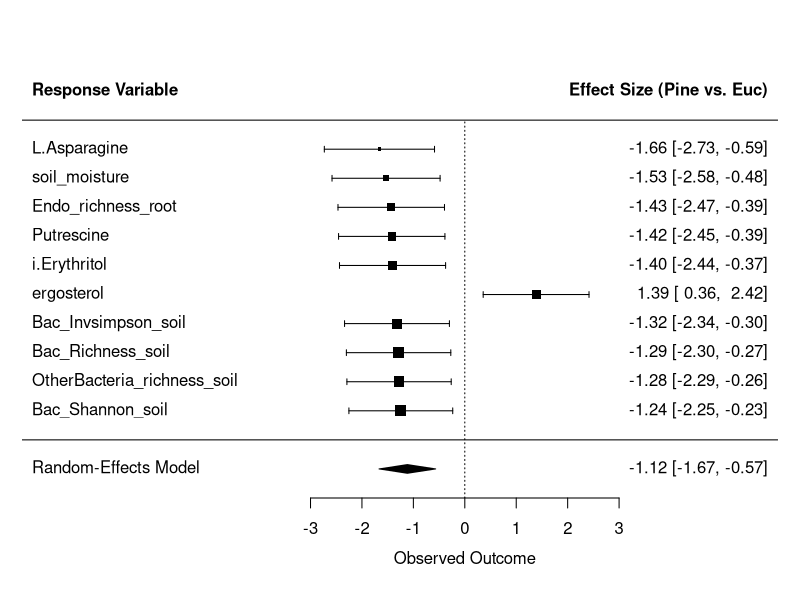
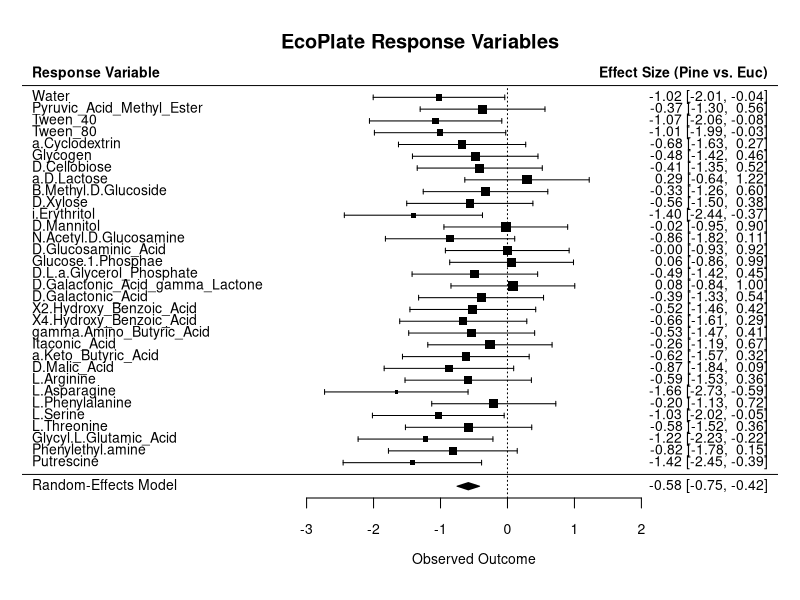
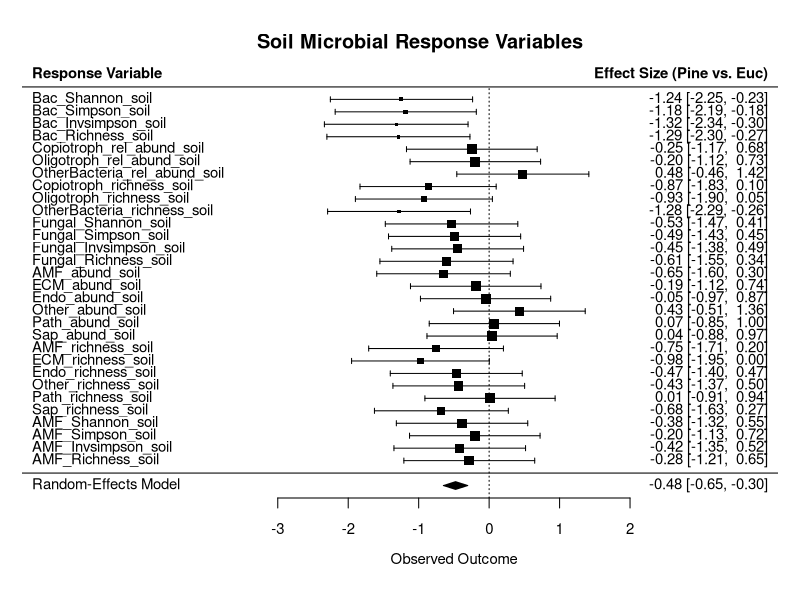
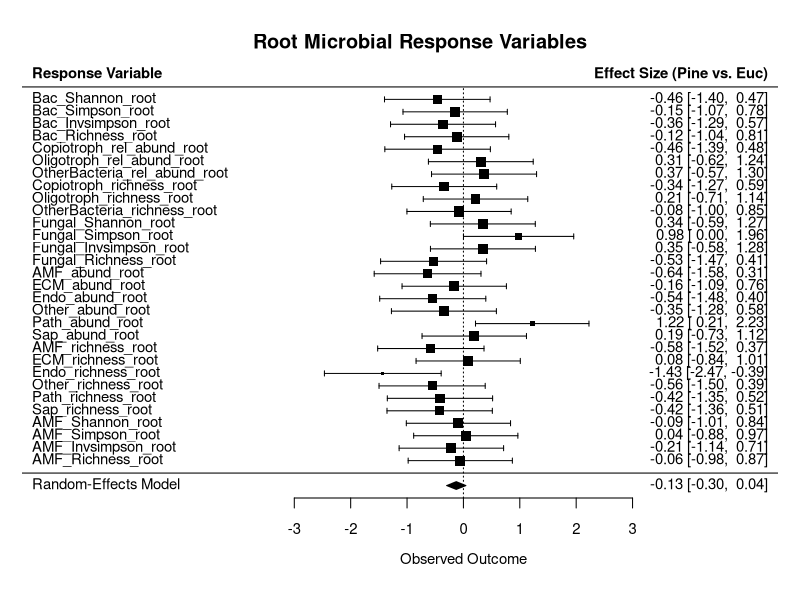
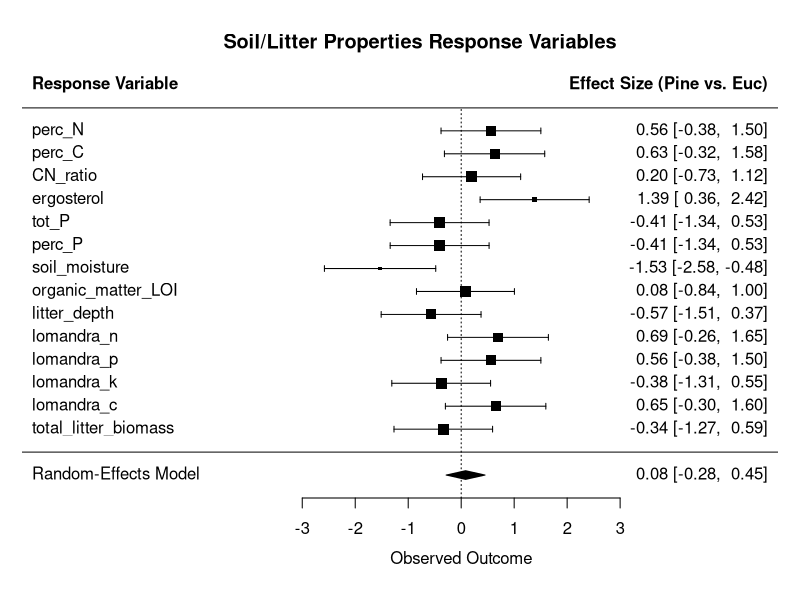
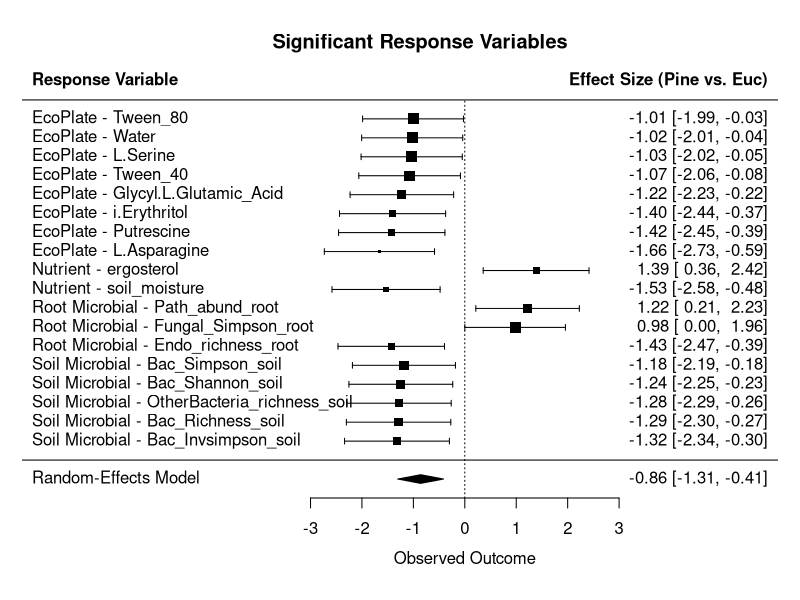

Write R code to recreate these figures, in order. (Note: this script raises an error after producing the figures.)
#AU Manuscript Analyses
#Generating a forest plot to compare effect sizes of each response variable in Pine vs Euc

setwd("/Users/elenaleander/Desktop/AU_manuscript/") 
library(metafor)
library(dplyr)
library(tidyr)

AU_masterdata <- read.csv("Merged_data/Aus23_master_pooled.csv", header = TRUE)

#Filter for rows where 'day' is equal to 5; only interested in final day of Ecoplate results
filtered_AU_masterdata <- subset(AU_masterdata, day == 5) #Corinne may update the spreadsheet so that each day is a separate column

########Cohen's d, without response variable grouping#########
#Use when sample sizes are relatively equal (Euc & Pine both = 9) 

#Define the response variables of interest; 120 total in master data
response_vars <- c("Water", "Pyruvic_Acid_Methyl_Ester", "Tween_40", "Tween_80",
                   "a.Cyclodextrin", "Glycogen", "D.Cellobiose", "a.D.Lactose",
                   "B.Methyl.D.Glucoside", "D.Xylose", "i.Erythritol", "D.Mannitol",
                   "N.Acetyl.D.Glucosamine", "D.Glucosaminic_Acid", "Glucose.1.Phosphae",
                   "D.L.a.Glycerol_Phosphate", "D.Galactonic_Acid_gamma_Lactone", "D.Galactonic_Acid",
                   "X2.Hydroxy_Benzoic_Acid", "X4.Hydroxy_Benzoic_Acid", "gamma.Amino_Butyric_Acid",
                   "Itaconic_Acid", "a.Keto_Butyric_Acid", "D.Malic_Acid", "L.Arginine", "L.Asparagine",
                   "L.Phenylalanine", "L.Serine", "L.Threonine", "Glycyl.L.Glutamic_Acid", 
                   "Phenylethyl.amine", "Putrescine", "Bac_Shannon_soil", "Bac_Simpson_soil", 
                   "Bac_Invsimpson_soil", "Bac_Richness_soil", "Copiotroph_rel_abund_soil", 
                   "Oligotroph_rel_abund_soil", "OtherBacteria_rel_abund_soil", 
                   "Copiotroph_richness_soil", "Oligotroph_richness_soil", "OtherBacteria_richness_soil",
                   "Fungal_Shannon_soil", "Fungal_Simpson_soil", "Fungal_Invsimpson_soil", 
                   "Fungal_Richness_soil", "AMF_abund_soil", "ECM_abund_soil", "Endo_abund_soil", 
                   "Other_abund_soil", "Path_abund_soil", "Sap_abund_soil", "AMF_richness_soil", 
                   "ECM_richness_soil", "Endo_richness_soil", "Other_richness_soil", 
                   "Path_richness_soil", "Sap_richness_soil", "AMF_Shannon_soil", "AMF_Simpson_soil", 
                   "AMF_Invsimpson_soil", "AMF_Richness_soil", "Bac_Shannon_root", "Bac_Simpson_root", 
                   "Bac_Invsimpson_root", "Bac_Richness_root", "Copiotroph_rel_abund_root", 
                   "Oligotroph_rel_abund_root", "OtherBacteria_rel_abund_root", 
                   "Copiotroph_richness_root", "Oligotroph_richness_root", 
                   "OtherBacteria_richness_root", "Fungal_Shannon_root", "Fungal_Simpson_root", 
                   "Fungal_Invsimpson_root", "Fungal_Richness_root", "AMF_abund_root", 
                   "ECM_abund_root", "Endo_abund_root", "Other_abund_root", "Path_abund_root", 
                   "Sap_abund_root", "AMF_richness_root", "ECM_richness_root", "Endo_richness_root", 
                   "Other_richness_root", "Path_richness_root", "Sap_richness_root", 
                   "AMF_Shannon_root", "AMF_Simpson_root", "AMF_Invsimpson_root", "AMF_Richness_root",
                   "perc_N", "perc_C", "CN_ratio", "ergosterol", "tot_P", "perc_P", 
                   "soil_moisture", "organic_matter_LOI", "litter_depth", "lomandra_n", 
                   "lomandra_p", "lomandra_k", "lomandra_c", "total_litter_biomass")

#Initialize an empty list to store effect sizes
effectsize_results <- list()

#Loop through each response variable to calculate effect sizes using Cohen's d
for (var in response_vars) {
  #Calculate means, SDs, and sample sizes for both Eucalyptus & Pine
  mean_euc <- mean(filtered_AU_masterdata[[var]][filtered_AU_masterdata$tree_spp == "euc"], na.rm = TRUE)
  sd_euc <- sd(filtered_AU_masterdata[[var]][filtered_AU_masterdata$tree_spp == "euc"], na.rm = TRUE)
  n_euc <- sum(filtered_AU_masterdata$tree_spp == "euc", na.rm = TRUE)
  
  mean_pine <- mean(filtered_AU_masterdata[[var]][filtered_AU_masterdata$tree_spp == "pine"], na.rm = TRUE)
  sd_pine <- sd(filtered_AU_masterdata[[var]][filtered_AU_masterdata$tree_spp == "pine"], na.rm = TRUE)
  n_pine <- sum(filtered_AU_masterdata$tree_spp == "pine", na.rm = TRUE)
  
  #Calculate Cohen's d effect size for Pine vs Eucalyptus
  effect_size <- escalc(measure = "SMD", m1i = mean_pine, m2i = mean_euc,
                        sd1i = sd_pine, sd2i = sd_euc,
                        n1i = n_pine, n2i = n_euc)
  
  #Store results in the list w/ variable name as row name
  effectsize_results[[var]] <- data.frame(
    Variable = var,
    EffectSize = effect_size$yi,
    Variance = effect_size$vi,
    AbsEffectSize = abs(effect_size$yi) # for sorting by largest effect size
  )
}

#Combine results into a single data frame
effect_data <- bind_rows(effectsize_results)

#Select the top [ex: 10] response variables with the largest absolute effect sizes
top_effects <- effect_data %>%
  arrange(desc(AbsEffectSize)) %>%
  slice(1:10) #change depending on how many top effect size values you want to display

#Meta-analysis model and forest plot for the top [ex: 10] variables
meta_model <- rma(yi = EffectSize, vi = Variance, data = top_effects)

#Plot the forest plot of effect sizes for the top 10 response variables
forest(meta_model, slab = top_effects$Variable, header = c("Response Variable", "Effect Size (Pine vs. Euc)"))
#####################


########Cohen's d, response variables grouped######
#Load and filter the dataset for 'day == 5'
filtered_AU_masterdata <- subset(AU_masterdata, day == 5)

#Define response variable groups
ecoplate_vars <- c("Water", "Pyruvic_Acid_Methyl_Ester", "Tween_40", "Tween_80",
                   "a.Cyclodextrin", "Glycogen", "D.Cellobiose", "a.D.Lactose",
                   "B.Methyl.D.Glucoside", "D.Xylose", "i.Erythritol", "D.Mannitol",
                   "N.Acetyl.D.Glucosamine", "D.Glucosaminic_Acid", "Glucose.1.Phosphae",
                   "D.L.a.Glycerol_Phosphate", "D.Galactonic_Acid_gamma_Lactone", "D.Galactonic_Acid",
                   "X2.Hydroxy_Benzoic_Acid", "X4.Hydroxy_Benzoic_Acid", "gamma.Amino_Butyric_Acid",
                   "Itaconic_Acid", "a.Keto_Butyric_Acid", "D.Malic_Acid", "L.Arginine", "L.Asparagine",
                   "L.Phenylalanine", "L.Serine", "L.Threonine", "Glycyl.L.Glutamic_Acid", 
                   "Phenylethyl.amine", "Putrescine")

soil_microbial_vars <- c("Bac_Shannon_soil", "Bac_Simpson_soil", 
                         "Bac_Invsimpson_soil", "Bac_Richness_soil", "Copiotroph_rel_abund_soil", 
                         "Oligotroph_rel_abund_soil", "OtherBacteria_rel_abund_soil", 
                         "Copiotroph_richness_soil", "Oligotroph_richness_soil", "OtherBacteria_richness_soil",
                         "Fungal_Shannon_soil", "Fungal_Simpson_soil", "Fungal_Invsimpson_soil", 
                         "Fungal_Richness_soil", "AMF_abund_soil", "ECM_abund_soil", "Endo_abund_soil", 
                         "Other_abund_soil", "Path_abund_soil", "Sap_abund_soil", "AMF_richness_soil", 
                         "ECM_richness_soil", "Endo_richness_soil", "Other_richness_soil", 
                         "Path_richness_soil", "Sap_richness_soil", "AMF_Shannon_soil", "AMF_Simpson_soil", 
                         "AMF_Invsimpson_soil", "AMF_Richness_soil")

root_microbial_vars <- c("Bac_Shannon_root", "Bac_Simpson_root", 
                         "Bac_Invsimpson_root", "Bac_Richness_root", "Copiotroph_rel_abund_root", 
                         "Oligotroph_rel_abund_root", "OtherBacteria_rel_abund_root", 
                         "Copiotroph_richness_root", "Oligotroph_richness_root", 
                         "OtherBacteria_richness_root", "Fungal_Shannon_root", "Fungal_Simpson_root", 
                         "Fungal_Invsimpson_root", "Fungal_Richness_root", "AMF_abund_root", 
                         "ECM_abund_root", "Endo_abund_root", "Other_abund_root", "Path_abund_root", 
                         "Sap_abund_root", "AMF_richness_root", "ECM_richness_root", "Endo_richness_root", 
                         "Other_richness_root", "Path_richness_root", "Sap_richness_root", 
                         "AMF_Shannon_root", "AMF_Simpson_root", "AMF_Invsimpson_root", "AMF_Richness_root")

nutrient_vars <- c("perc_N", "perc_C", "CN_ratio", "ergosterol", "tot_P", "perc_P", 
                   "soil_moisture", "organic_matter_LOI", "litter_depth", "lomandra_n", 
                   "lomandra_p", "lomandra_k", "lomandra_c", "total_litter_biomass")

#Calculate effect sizes for a group of variables and return a data frame
calculate_effect_sizes <- function(variables, data) {
  effectsize_results <- list()
  
  for (var in variables) {
    #Calculate means, SDs, and sample sizes for Eucalyptus & Pine
    mean_euc <- mean(data[[var]][data$tree_spp == "euc"], na.rm = TRUE)
    sd_euc <- sd(data[[var]][data$tree_spp == "euc"], na.rm = TRUE)
    n_euc <- sum(data$tree_spp == "euc", na.rm = TRUE)
    
    mean_pine <- mean(data[[var]][data$tree_spp == "pine"], na.rm = TRUE)
    sd_pine <- sd(data[[var]][data$tree_spp == "pine"], na.rm = TRUE)
    n_pine <- sum(data$tree_spp == "pine", na.rm = TRUE)
    
    #Calculate Cohen's d effect size for Pine vs Eucalyptus
    effect_size <- escalc(measure = "SMD", m1i = mean_pine, m2i = mean_euc,
                          sd1i = sd_pine, sd2i = sd_euc,
                          n1i = n_pine, n2i = n_euc)
    
    #Calculate confidence intervals to determine significance
    ci_low <- effect_size$yi - 1.96 * sqrt(effect_size$vi)
    ci_high <- effect_size$yi + 1.96 * sqrt(effect_size$vi)
    significant <- ifelse(ci_low > 0 | ci_high < 0, "Significant", "Not Significant")
    
    #Store results in a data frame
    effectsize_results[[var]] <- data.frame(
      Variable = var,
      EffectSize = effect_size$yi,
      Variance = effect_size$vi,
      CI_Lower = ci_low,
      CI_Upper = ci_high,
      Significant = significant  # Add significance column
    )
  }
  
  #Combine results into a single data frame
  effect_data <- bind_rows(effectsize_results)
  return(effect_data)
}

#Calculate effect sizes for each group with significance flags
ecoplate_effects <- calculate_effect_sizes(ecoplate_vars, filtered_AU_masterdata)
soil_microbial_effects <- calculate_effect_sizes(soil_microbial_vars, filtered_AU_masterdata)
root_microbial_effects <- calculate_effect_sizes(root_microbial_vars, filtered_AU_masterdata)
nutrient_effects <- calculate_effect_sizes(nutrient_vars, filtered_AU_masterdata)

#Create a forest plot for a given set of effect sizes
create_forest_plot <- function(effect_data, title) {
  #Run the meta-analysis model
  meta_model <- rma(yi = EffectSize, vi = Variance, data = effect_data)
  
  #Create the forest plot
  forest(meta_model, slab = effect_data$Variable, header = c("Response Variable", "Effect Size (Pine vs. Euc)"))
  
  #Add title
  title(main = title)
}

#Generate forest plots for each group
create_forest_plot(ecoplate_effects, "EcoPlate Response Variables")
create_forest_plot(soil_microbial_effects, "Soil Microbial Response Variables")
create_forest_plot(root_microbial_effects, "Root Microbial Response Variables")
create_forest_plot(nutrient_effects, "Soil/Litter Properties Response Variables")

#Create a table of significant effect sizes for a given group
create_significant_effects_table <- function(effect_data, group_name) {
  # Filter only significant effects
  significant_effects <- effect_data %>%
    filter(Significant == "Significant") %>%
    mutate(Group = group_name)  # Add a column for the group name
  return(significant_effects)
}

#Apply this to each group of response variables
ecoplate_significant <- create_significant_effects_table(ecoplate_effects, "EcoPlate")
soil_microbial_significant <- create_significant_effects_table(soil_microbial_effects, "Soil Microbial")
root_microbial_significant <- create_significant_effects_table(root_microbial_effects, "Root Microbial")
nutrient_significant <- create_significant_effects_table(nutrient_effects, "Nutrient")

#Combine all significant effect tables into one data frame
all_significant_effects <- bind_rows(
  ecoplate_significant, soil_microbial_significant, 
  root_microbial_significant, nutrient_significant
)

#Select and arrange columns for the final table
significant_effects_table <- all_significant_effects %>%
  select(Group, Variable, EffectSize, CI_Lower, CI_Upper) %>%  # Choose desired columns
  arrange(Group, desc(EffectSize))  # Sort by group and effect size

#Display the table of significant response variables and their effect sizes
print(significant_effects_table)

##########Cohen's d, only significant response variables#########
#Combine all significant effects into a single data frame [*see above]
all_significant_effects <- bind_rows(
  ecoplate_significant, soil_microbial_significant, 
  root_microbial_significant, nutrient_significant
)

#Filter the data to only significant variables
significant_only <- all_significant_effects %>%
  select(Group, Variable, EffectSize, CI_Lower, CI_Upper, Variance) %>%
  arrange(Group, desc(EffectSize))

#Create forest plot of significant response variables only
create_significant_forest_plot <- function(effect_data) {
  meta_model <- rma(yi = EffectSize, vi = Variance, data = effect_data)
  forest(meta_model, slab = paste(effect_data$Group, effect_data$Variable, sep = " - "),
         header = c("Response Variable", "Effect Size (Pine vs. Euc)"))
  title(main = "Significant Response Variables")
}

create_significant_forest_plot(significant_only)



# Analyzign differences in the effect sizes -------------------------------



ds <- rbind(soil_microbial_effects, root_microbial_effects, nutrient_effects)



ds$source <- ifelse(grepl("_soil$", ds$Variable), "Soil", 
                    ifelse(grepl("_root$", ds$Variable), "Root", NA))

# Create 'Microbe_Type' column based on the beginning of 'Variable'
ds$Microbe_Type <- ifelse(grepl("^(Path|Fungal|Endo|AMF|ECM|Sap)", ds$Variable), "Fungal", 
                          ifelse(grepl("^(Bac|OtherBac|Oligotroph|Copiotroph)", ds$Variable), "Bacterial", NA))

ds <- ds[!grepl("Simpson|Invsimpson", ds$Variable), ]

ds <- ds %>%
  filter(!is.na(Microbe_Type))%>%
  filter()

ds %>%
  ggplot(aes(y = EffectSize, x = source, fill = Microbe_Type))+
  geom_boxplot()

#Pick shannon

soil <- ds %>%
  filter(source == "Soil")

mod <- aov(EffectSize ~ Microbe_Type, ds)
summary(mod)
#Microbe type does not seem to matter after all.


#How about pathogens

significant_only$source <- ifelse(grepl("_soil$", significant_only$Variable), "Soil", 
                    ifelse(grepl("_root$", significant_only$Variable), "Root", NA))

significant_only <- significant_only %>%
  filter(!is.na(source))

plot <- significant_only %>%
  filter(!is.na(source))%>%
  ggplot(aes(y = EffectSize, x = source))+
  geom_boxplot()+
  geom_jitter()

mod <- lm(EffectSize~source, significant_only)
summary(mod)
#In terms of significant effects sizes, roots are way more positive than soil. Kind of interesting. Only exception with roots is Endophyte Richness
ggsave("Plots/roots_vs_soil_effects.jpg", plot, width = 4, height = 3, unit = "in")
